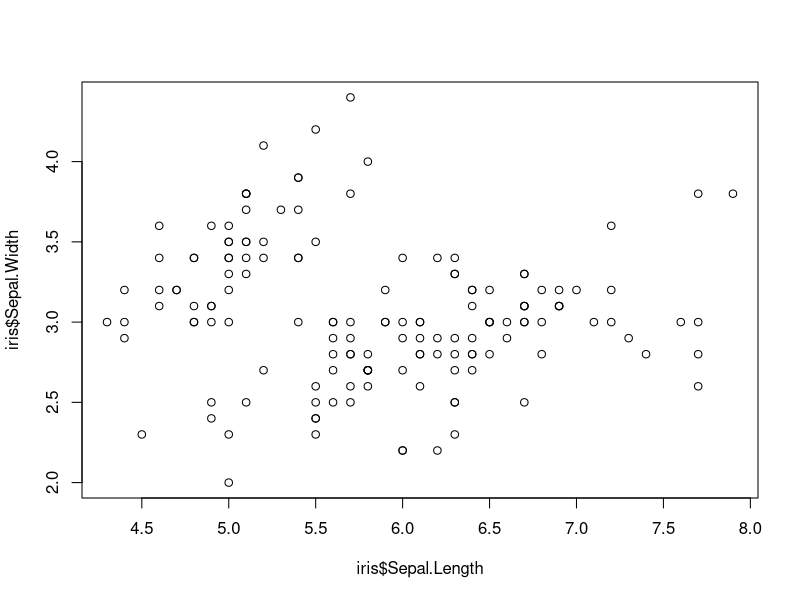
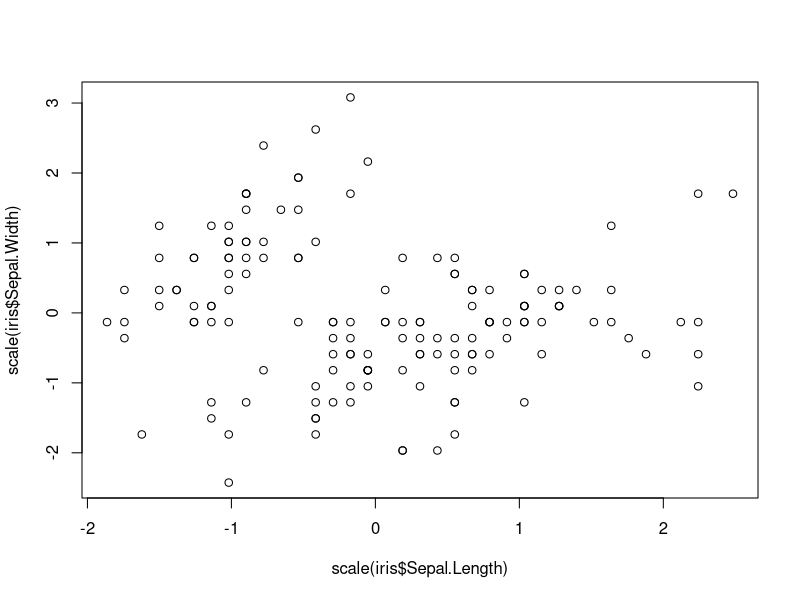
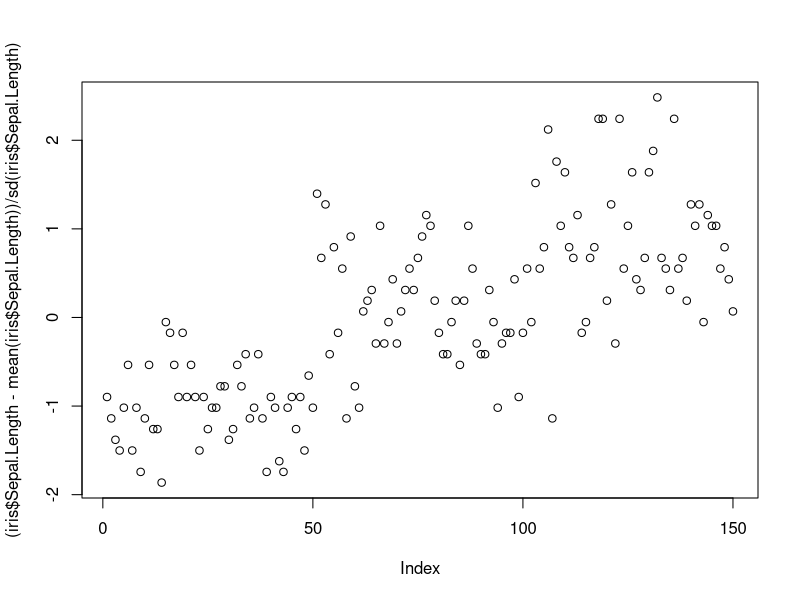
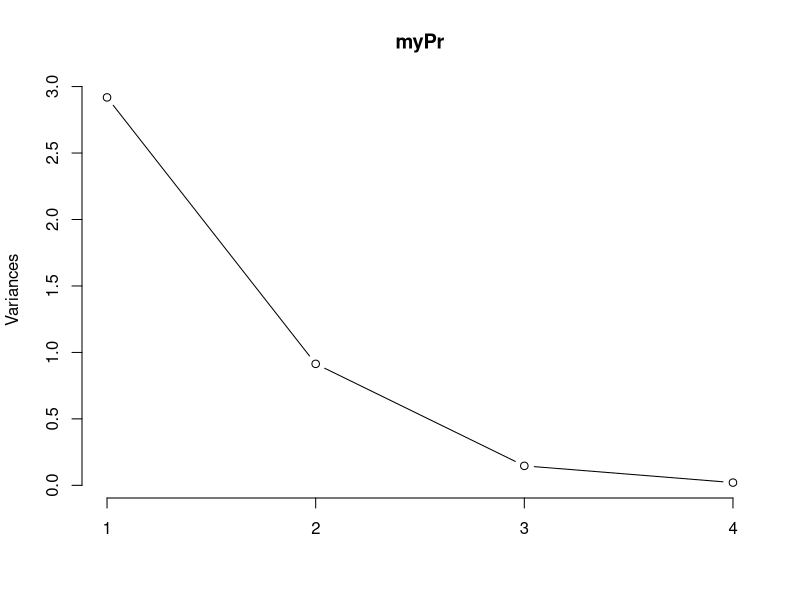
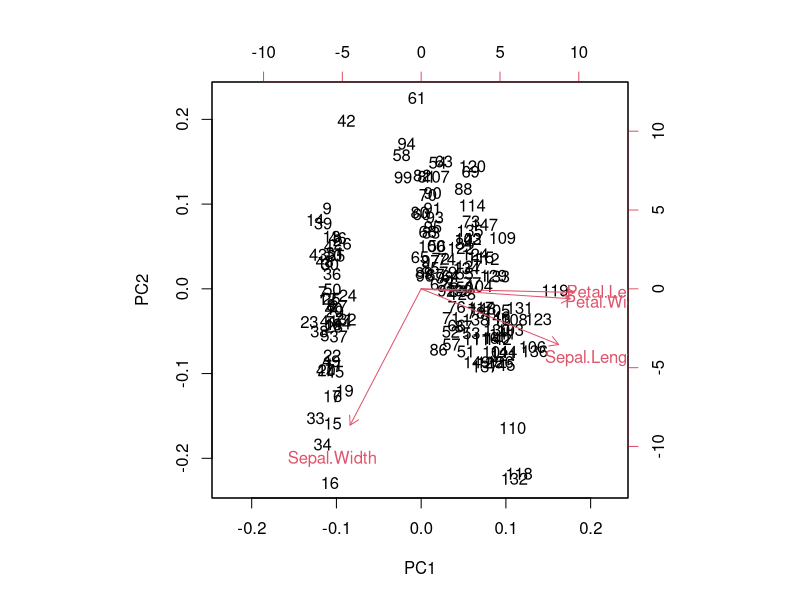
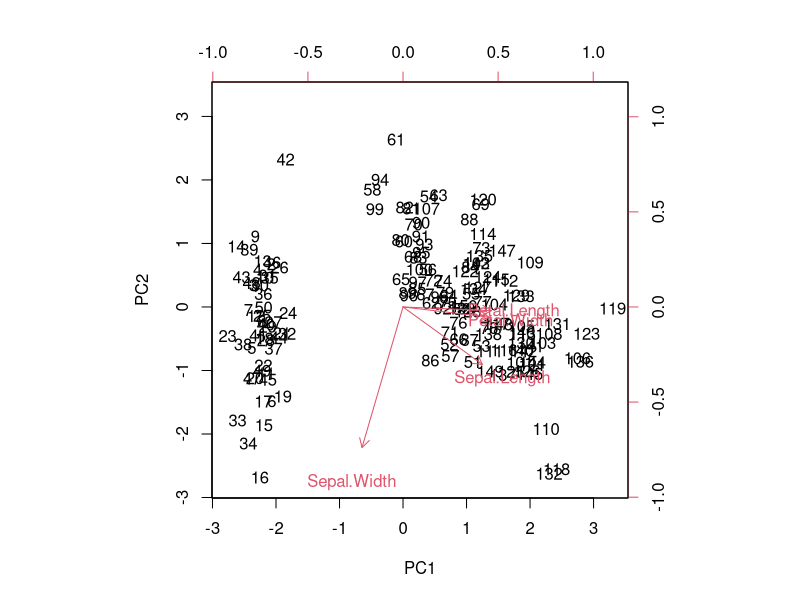
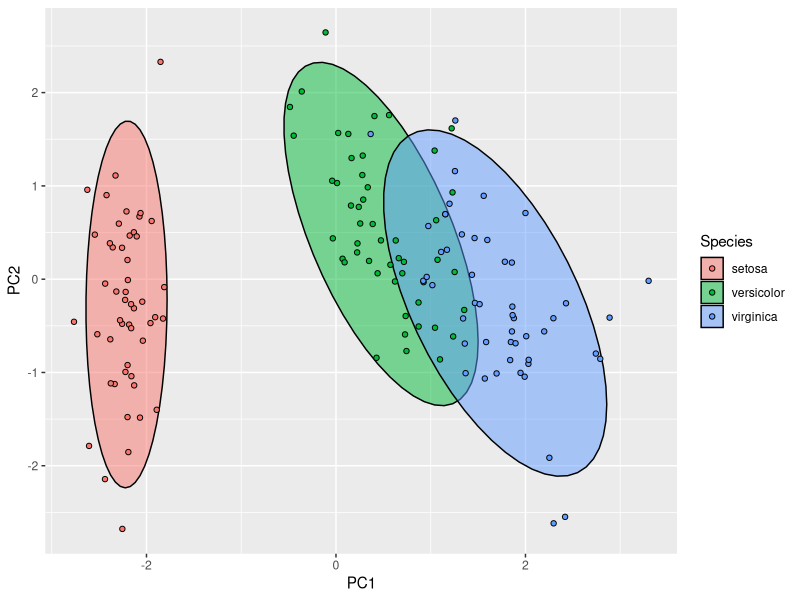

R code for these plots, in order:
data(iris)
head(iris)
 
#PCA 
myPr <- prcomp(iris[, -5])#pca by removing species col
myPr <- prcomp(iris[, -5], scale = TRUE)
plot(iris$Sepal.Length, iris$Sepal.Width)
plot(scale(iris$Sepal.Length), scale(iris$Sepal.Width))
plot((iris$Sepal.Length - mean(iris$Sepal.Length)) / sd(iris$Sepal.Length))
myPr
summary(myPr)
plot(myPr, type = "l")
biplot(myPr)
biplot(myPr, scale = 0)

# extracting PC Scores
str(myPr)
myPr$x #this gives us the location of the PC's
iris2 <- cbind(iris, myPr$x[,1:2])#extracting and binding PC1,PC2 into new df
head(iris2)

# plotting with gg plot
library(ggplot2)
ggplot(iris2, aes(PC1, PC2, col = Species, fill = Species)) +
  stat_ellipse(geom = "polygon", col = "black", alpha = 0.5) +
  geom_point(shape = 21, col = "black")
# Correlation between variables and principal components
cor(iris[, -5], iris2[, 6:7])
